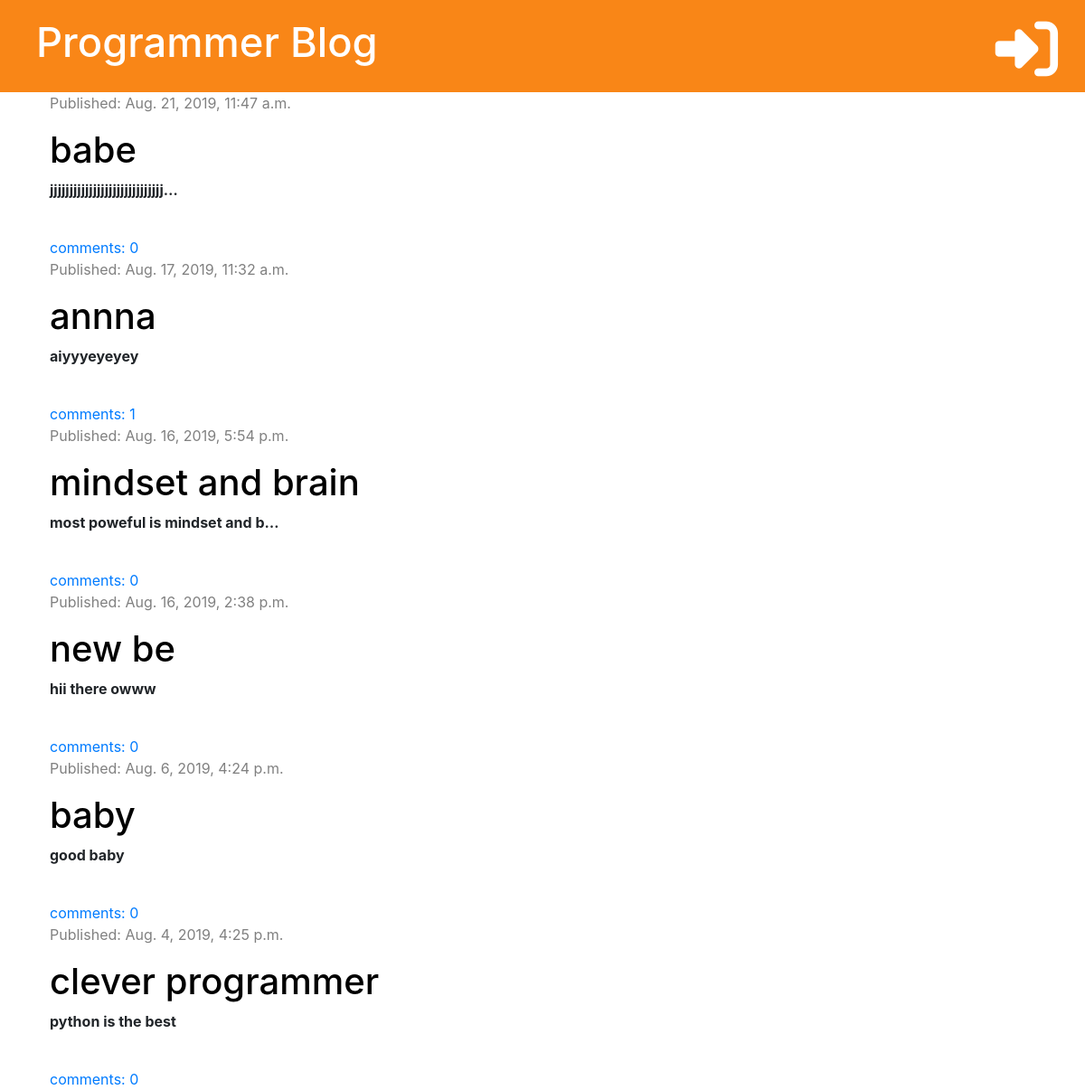
Before: / with the older database file.
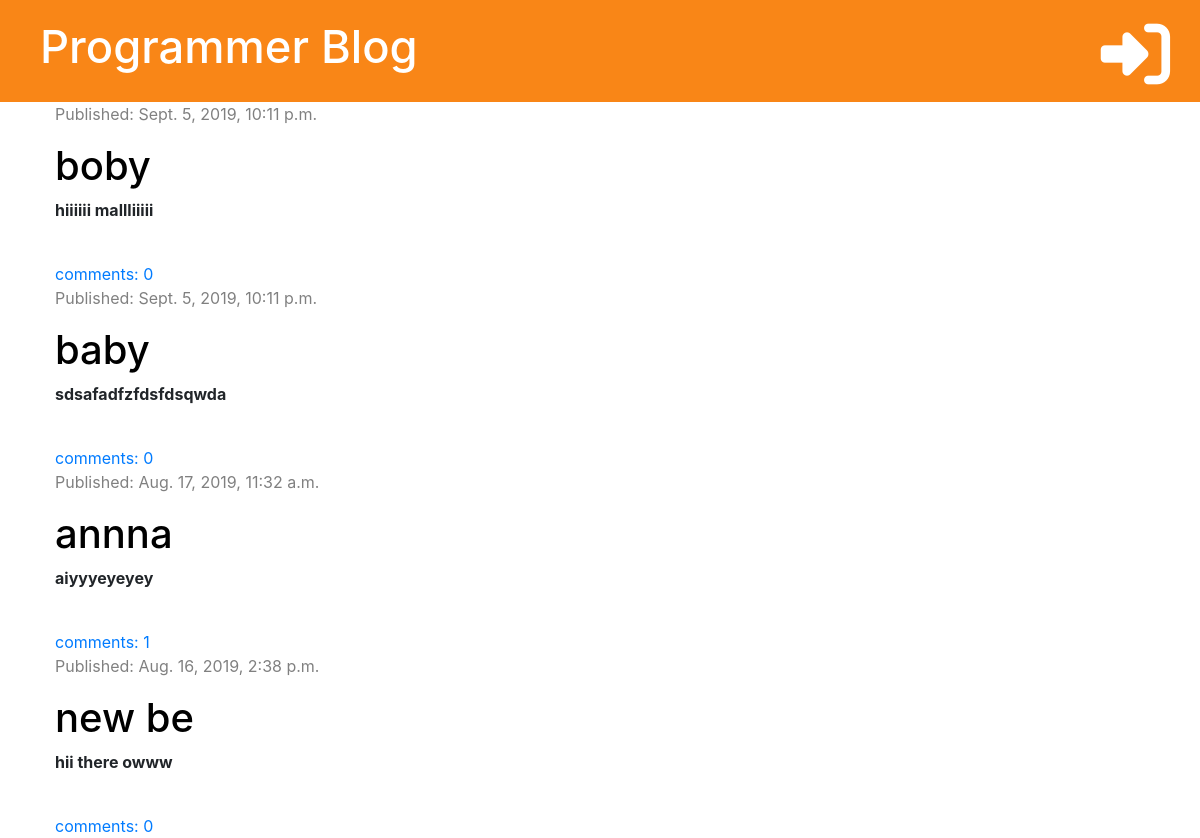
After: the same page with the newer database file.
### bloge/models.py (models this page shows, shortened)
class Post(models.Model):
    author = models.ForeignKey("auth.User", on_delete=models.CASCADE)
    title = models.CharField(max_length=200)
    text = models.TextField()
    created_date = models.DateTimeField(default=timezone.now)
    published_date = models.DateTimeField(blank=True, null=True)
    def approved_comment(self):
        return self.comments.filter(approved=True)

### bloge/views.py (the view)
# urls.py: path('', views.post_list, name='post_list'),
def post_list(request):
    posts = Post.objects.filter(published_date__lte=timezone.now()).order_by('-published_date')
    stuff_for_frontend = {'posts': posts}
    return render(request, 'bloge/post_list.html', stuff_for_frontend)

### bloge/templates/bloge/post_list.html (shortened to what this page needs)
{% extends 'bloge/base.html' %}
{% block content %}
        {% for post in posts %}
            <div class="post">
              <div class="date">
                <p>Published: {{ post.published_date }}</p>
              </div>
              <h1><a href="{% url 'post_detail' pk=post.pk %}">{{ post.title }}</a></h1>
              <p><b>{{ post.text|truncatechars:30 }}</b></p><br>
              <a href="{% url 'post_detail' pk=post.pk %}">comments: {{ post.approved_comment.count }}</a>
            </div>
        {% endfor %}
{% endblock %}

### bloge/templates/bloge/base.html (shortened to what this page needs)
{% load staticfiles %}
<!DOCTYPE html>
<html lang="en" dir="ltr">
  <head>
    <link rel="stylesheet" href="https://stackpath.bootstrapcdn.com/bootstrap/4.3.1/css/bootstrap.min.css">
    <link rel="stylesheet" href="{% static 'css/bloge.css' %}">
  <body>
  <div class="page_header">
    {% if user.is_authenticated %}
      <a href="{% url 'post_draft' %}" class="top-menu"><i class="fas fa-drafting-compass fa-2x"></i></a>
      <a href="{% url 'post_new' %}" class="top-menu"><i class="fas fa-plus fa-2x"></i></a>
      <p class="top-menu">Hello {{ user.username }}  <small>(<a href="{% url 'logout' %}">Log out</a>)</small> </p>
    {% else %}
      <a href="{% url 'login' %}" class="top-menu"><i class="fas fa-sign-in-alt fa-2x"></i></a>
    {% endif %}
    <h1><a href="{% url 'post_list' %}">Programmer Blog</a></h1>
  </div>
  <div class="content container">
    <div class="row">
      <div class="col-md-8">
          {% block content %}
          {% endblock %}
      </div>
    </div>
  </div>
  </body>
</html>

### bloge/static/css/bloge.css (style rules this page uses)
.page_header { background-color: #f98310f7; margin-top: 0; padding: 20px 20px 20px 40px; }
.page_header h1, .page_header h1 a { color: white; font-size: 34pt; text-decoration: none; }
.content { margin-left: 40px; }
.date { color: Grey; }
.post h1 a { color: black; }
.top-menu, .top-menu:hover { color: white; float: right; font-size: 26pt; margin-right: 10px; }

Changed rows visible on the page:
removed Post: published_date "Aug. 21, 2019, 11:47 a.m.", title "babe", text "jjjjjjjjjjjjjjjjjjjjjjjjjjjjj…", approved_comment.count "0"
removed Post: published_date "Aug. 16, 2019, 5:54 p.m.", title "mindset and brain", text "most poweful is mindset and b…", approved_comment.count "0"
removed Post: published_date "Aug. 6, 2019, 4:24 p.m.", title "baby", text "good baby", approved_comment.count "0"
removed Post: published_date "Aug. 4, 2019, 4:25 p.m.", title "clever programmer", text "python is the best", approved_comment.count "0"
now on this page (row edited): Post: published_date "Sept. 5, 2019, 10:11 p.m.", title "boby", text "hiiiiii mallliiiii", approved_comment.count "0"
added Post: published_date "Sept. 5, 2019, 10:11 p.m.", title "baby", text "sdsafadfzfdsfdsqwda", approved_comment.count "0"
